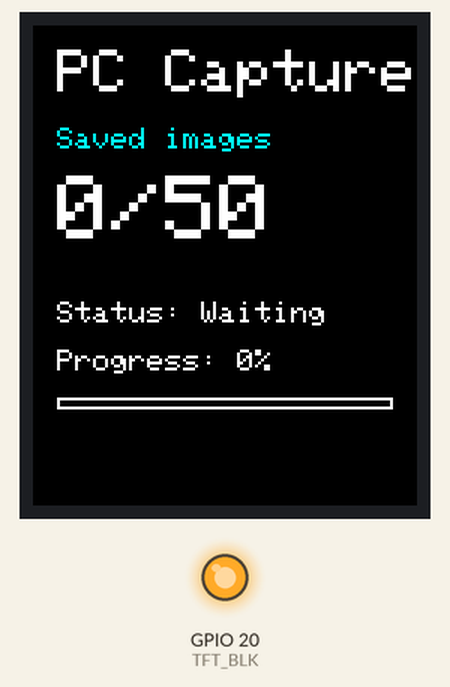
A sketch run on a simulated ESP32. Parts: 128×160 colour display, output pins drawn as LEDs (lit = HIGH).

Above: at 2.3 s.

The sketch:

pycamera_pc_progress_lcd.ino
```cpp
#include <Arduino.h>
#include <Adafruit_GFX.h>
#include <Adafruit_ST7735.h>

/*
 * ESP32-P4 LCD progress monitor for PC-side image capture
 *
 * Expected UART line from PC:
 *   SAVE,<current>,<total>,<status>
 *
 * Example:
 *   SAVE,12,50,OK
 *   SAVE,50,50,DONE
 */

static const int PC_RX_PIN = 47;
static const int PC_TX_PIN = 46;
static const uint32_t PC_UART_BAUD = 115200;

#define TFT_CS    5
#define TFT_DC    4
#define TFT_RST   3
#define TFT_MOSI  2
#define TFT_SCLK  1
#define TFT_BLK   20

#define COLOR_BLACK   0x0000
#define COLOR_WHITE   0xFFFF
#define COLOR_RED     0xF800
#define COLOR_GREEN   0x07E0
#define COLOR_YELLOW  0xFFE0
#define COLOR_CYAN    0x07FF

HardwareSerial pcSerial(1);
Adafruit_ST7735 tft = Adafruit_ST7735(TFT_CS, TFT_DC, TFT_MOSI, TFT_SCLK, TFT_RST);

String rxLine;
uint32_t currentCount = 0;
uint32_t totalCount = 50;
String statusText = "Waiting";

static void lcdFillTest(uint16_t color) {
  tft.fillScreen(color);
  delay(250);
}

static void runLcdSelfTest() {
  tft.initR(INITR_BLACKTAB);
  tft.setRotation(0);
  lcdFillTest(COLOR_RED);
  lcdFillTest(COLOR_GREEN);
  lcdFillTest(COLOR_WHITE);
  lcdFillTest(COLOR_BLACK);
}

static void drawProgressBar(int x, int y, int w, int h, int percent) {
  percent = constrain(percent, 0, 100);
  tft.drawRect(x, y, w, h, COLOR_WHITE);
  int fillWidth = (w - 2) * percent / 100;
  tft.fillRect(x + 1, y + 1, w - 2, h - 2, COLOR_BLACK);
  if (fillWidth > 0) {
    uint16_t color = COLOR_GREEN;
    if (statusText == "FAIL") {
      color = COLOR_RED;
    } else if (statusText == "STOP") {
      color = COLOR_YELLOW;
    }
    tft.fillRect(x + 1, y + 1, fillWidth, h - 2, color);
  }
}

static void drawMainScreen() {
  int percent = 0;
  if (totalCount > 0) {
    percent = (int)((currentCount * 100UL) / totalCount);
  }

  tft.fillScreen(COLOR_BLACK);
  tft.setTextWrap(false);

  tft.setTextColor(COLOR_WHITE);
  tft.setTextSize(2);
  tft.setCursor(8, 8);
  tft.println("PC Capture");

  tft.setTextSize(1);
  tft.setTextColor(COLOR_CYAN);
  tft.setCursor(8, 34);
  tft.println("Saved images");

  tft.setTextColor(COLOR_WHITE);
  tft.setTextSize(3);
  tft.setCursor(8, 50);
  tft.print(currentCount);
  tft.print("/");
  tft.println(totalCount);

  tft.setTextSize(1);
  tft.setCursor(8, 92);
  tft.print("Status: ");
  tft.println(statusText);

  tft.setCursor(8, 108);
  tft.print("Progress: ");
  tft.print(percent);
  tft.println("%");

  drawProgressBar(8, 124, 112, 4, percent);
}

static bool parseSaveLine(const String &line, uint32_t &current, uint32_t &total, String &status) {
  if (!line.startsWith("SAVE,")) {
    return false;
  }

  int comma1 = line.indexOf(',');
  int comma2 = line.indexOf(',', comma1 + 1);
  int comma3 = line.indexOf(',', comma2 + 1);
  if (comma1 < 0 || comma2 < 0 || comma3 < 0) {
    return false;
  }

  current = (uint32_t)line.substring(comma1 + 1, comma2).toInt();
  total = (uint32_t)line.substring(comma2 + 1, comma3).toInt();
  status = line.substring(comma3 + 1);
  return total > 0;
}

static void pollPcSerial() {
  while (pcSerial.available() > 0) {
    char c = (char)pcSerial.read();
    if (c == '\r') {
      continue;
    }
    if (c == '\n') {
      if (rxLine.length() > 0) {
        uint32_t current = 0;
        uint32_t total = 0;
        String status;
        if (parseSaveLine(rxLine, current, total, status)) {
          currentCount = current;
          totalCount = total;
          statusText = status;
          drawMainScreen();
        }
        rxLine = "";
      }
      continue;
    }

    if (rxLine.length() < 64) {
      rxLine += c;
    }
  }
}

void setup() {
  Serial.begin(115200);
  delay(1000);

  pinMode(TFT_BLK, OUTPUT);
  digitalWrite(TFT_BLK, HIGH);
  runLcdSelfTest();

  pcSerial.begin(PC_UART_BAUD, SERIAL_8N1, PC_RX_PIN, PC_TX_PIN);
  drawMainScreen();
}

void loop() {
  pollPcSerial();
}
```
